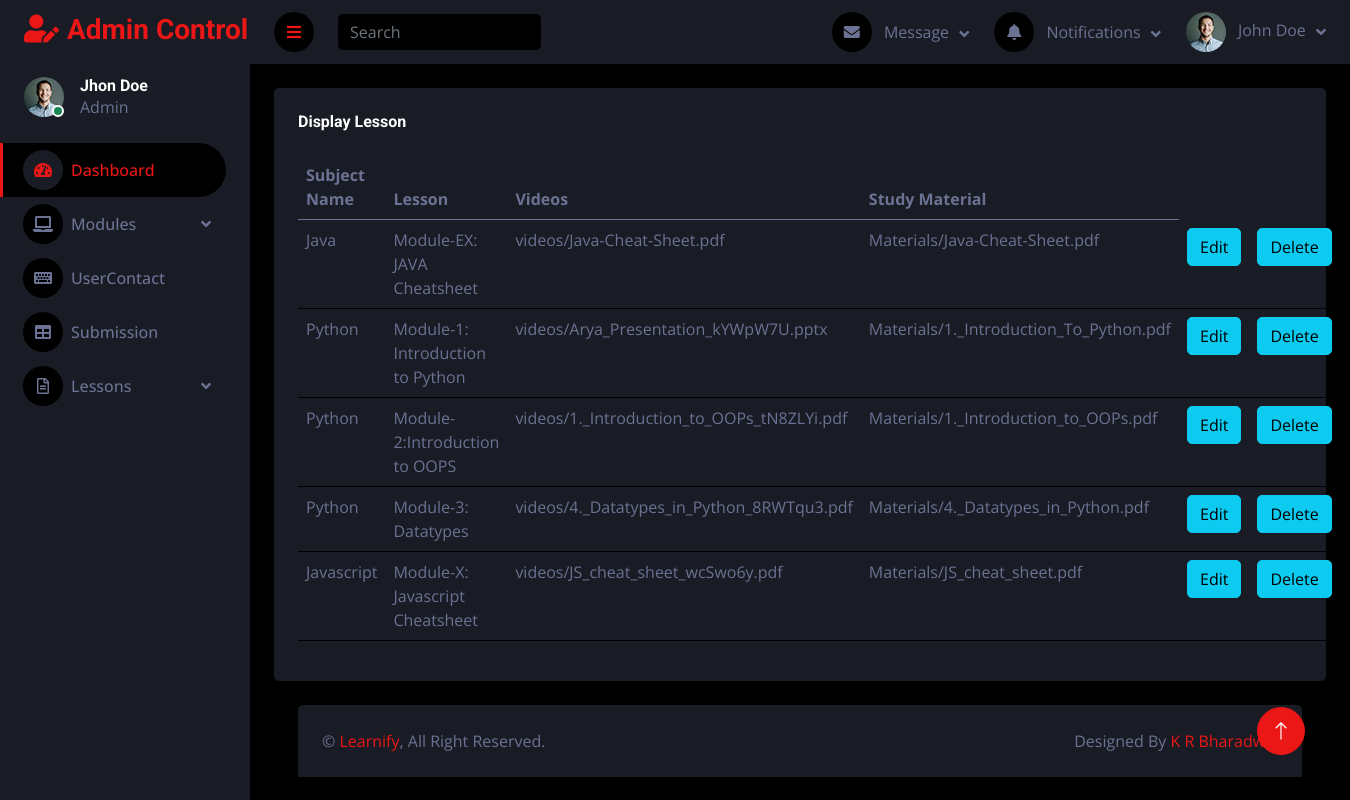
/Admapp/LessonsDisplay/, run on the app's committed database.
### Adminapp/models.py (models this page shows)
class LessonDB(models.Model):
    SubName = models.CharField(max_length=200,null=True,blank=True)
    LImage = models.ImageField(upload_to='Lesson',null=True,blank=True)
    LessonName = models.CharField(max_length=200,null=True,blank=True)
    Videos = models.FileField(upload_to='videos',max_length=250,null=True,blank=True)
    Study_m = models.FileField(upload_to='Materials',null=True,blank=True)

### Adminapp/views.py (the view)
# urls.py: path('LessonsDisplay/',views.Lessondisplay,name= "Lessondisplay"),
def Lessondisplay(request):
    lesson = LessonDB.objects.all()
    messages.success(request,"Lesson loaded!!")
    return render(request,"DisplayLessons.html",{'lesson':lesson})

### Adminapp/templates/DisplayLessons.html (shortened to what this page needs)
<!DOCTYPE html>
{% extends 'AdmIndex.html' %}
{% block content %}
<html lang="en">
<head>
</head>
<body>
<div class="col-xl-12 col-l-12">
                        <div class="bg-secondary rounded h-100 p-4">
                            <h6 class="mb-4">Display Lesson</h6>
                            <table class="table table-responsive">
                                <thead>
                                    <tr>
                                        <th scope="col">Subject Name</th>
                                        <th scope="col">Lesson</th>
                                        <th scope="col">Videos</th>
                                        <th scope="col">Study Material</th>
                                    </tr>
                                </thead>
                                <tbody>
                                {% for i in lesson %}
                                    <tr>
                                        <td>{{i.SubName}}</td>
                                        <td>{{i.LessonName}}</td>
                                        <td>{{i.Videos}}</td>
                                        <td>{{i.Study_m}}</td>
                                        <td>
                                            <form action="{% url 'Lessonedit' lessonid=i.id %}">
                                                <button class="btn btn-info btn-round waves-effect waves-light">Edit</button>
                                            </form>
                                        </td>
                                        <td>
                                            <form action="{% url 'Lessondelete' lessonid=i.id %}">
                                                <button class="btn btn-info btn-round waves-effect waves-dark">Delete</button>
                                            </form>
                                        </td>
                                    </tr>
                                {% endfor %}
                                </tbody>
                            </table>
                        </div>
                    </div>
</body>
</html>
{% endblock %}

### Adminapp/static/css/style.css (style rules this page uses)
:root { --primary: #EB1616; --secondary: #191C24; --light: #6C7293; --dark: #000000; }
.btn { transition: .5s; }

### data on the page
LessonDB: SubName "Java", LessonName "Module-EX: JAVA Cheatsheet", Videos "videos/Java-Cheat-Sheet.pdf", Study_m "Materials/Java-Cheat-Sheet.pdf"
LessonDB: SubName "Python", LessonName "Module-1: Introduction to Python", Videos "videos/Arya_Presentation_kYWpW7U.pptx", Study_m "Materials/1._Introduction_To_Python.pdf"
LessonDB: SubName "Python", LessonName "Module-2:Introduction to OOPS", Videos "videos/1._Introduction_to_OOPs_tN8ZLYi.pdf", Study_m "Materials/1._Introduction_to_OOPs.pdf"
LessonDB: SubName "Python", LessonName "Module-3: Datatypes", Videos "videos/4._Datatypes_in_Python_8RWTqu3.pdf", Study_m "Materials/4._Datatypes_in_Python.pdf"
LessonDB: SubName "Javascript", LessonName "Module-X: Javascript Cheatsheet", Videos "videos/JS_cheat_sheet_wcSwo6y.pdf", Study_m "Materials/JS_cheat_sheet.pdf"
